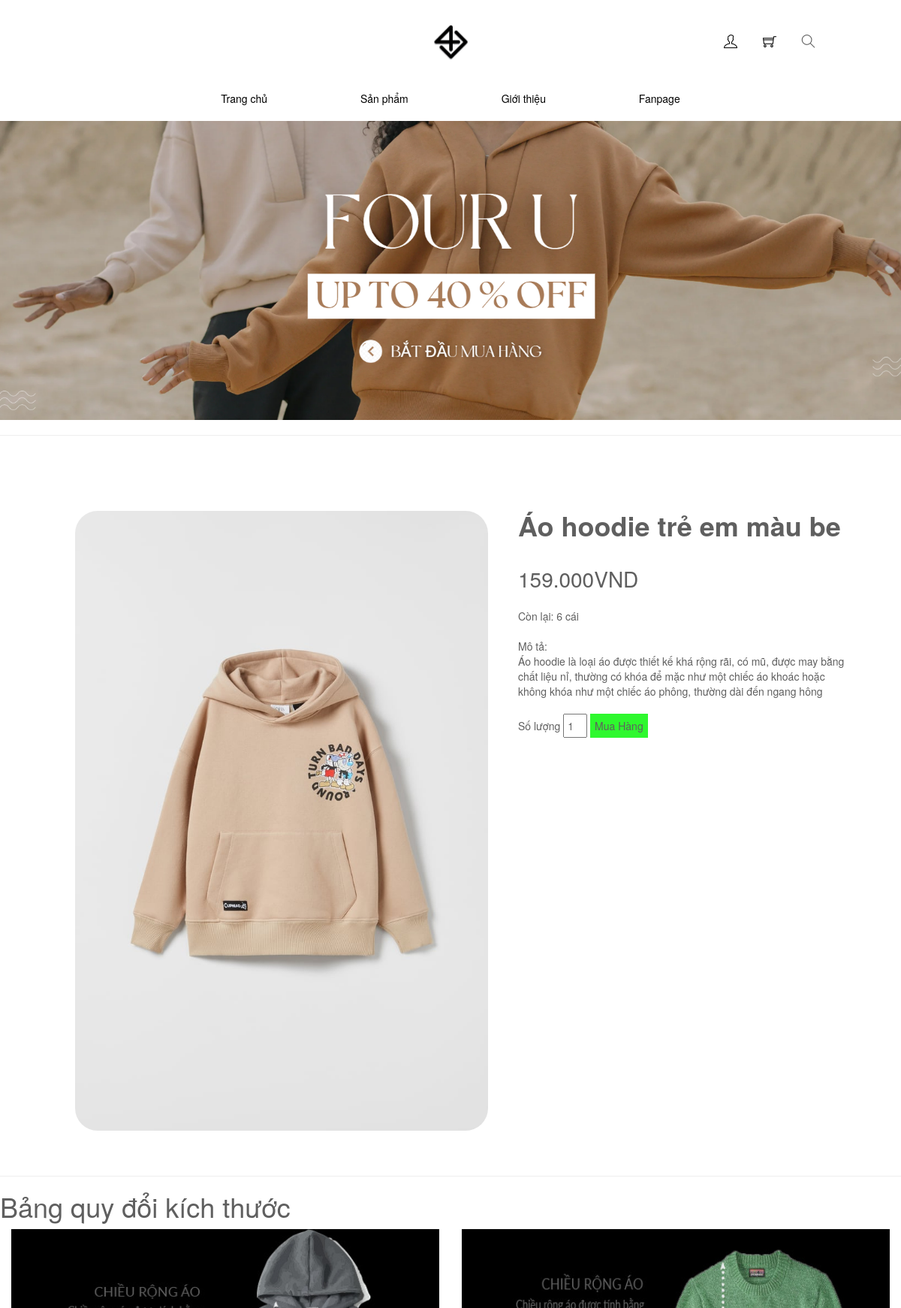
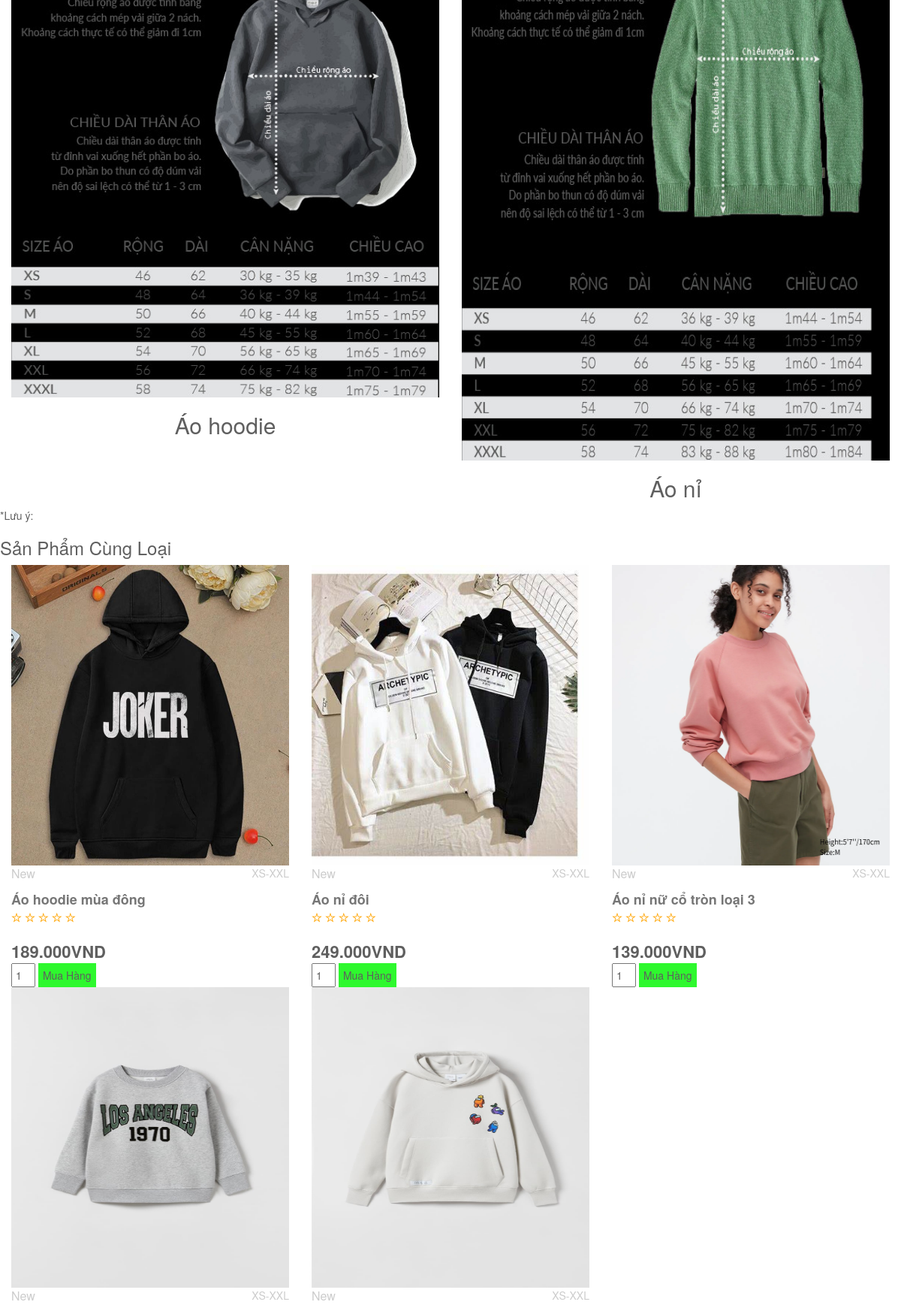
The page /index.php?act=sanphamct&ma_hh=43 (upper part) on the database its author committed (2 pictures, top to bottom).
### tables this page shows
CREATE TABLE `hang_hoa` (
  `ma_hh` int(11) NOT NULL,
  `ten_hh` varchar(255) NOT NULL,
  `don_gia` int(10) NOT NULL,
  `hinh_anh` varchar(50) DEFAULT NULL,
  `ngay_nhap` date DEFAULT NULL,
  `mo_ta` text DEFAULT NULL,
  `so_luong` int(10) NOT NULL,
  `luotxem` int(11) NOT NULL,
  `id_danhmuc` int(11) NOT NULL
);

### global.php (called while the page is built, shortened)
<?php
    $ROOT_URL = "/fouru";
    $CONTENT_URL = "$ROOT_URL/content";
    $img_path="upload/";
?>

### model/pdo.php (called while the page is built, shortened)
<?php
    function pdo_get_connection(){
        $severname = "localhost";
        $username = "root";
        $password = "";
        try {
            $conn = new PDO("mysql:host=$severname; dbname=fouru", $username, $password);
            $conn->setAttribute(PDO::ATTR_ERRMODE, PDO::ERRMODE_EXCEPTION);
            return $conn;
        } catch(PDOException $e) {
            echo "Lỗi kết nối!!!" . $e->getMessage();
        }
    }
    function pdo_query($sql) {
        $sql_args = array_slice(func_get_args(), 1);
        try {
            $conn = pdo_get_connection();
            $stmt = $conn->prepare($sql);
            $stmt->execute($sql_args);
            $rows = $stmt->fetchAll();
            return $rows;
        }
        catch(PDOException $e) {
            throw $e;
        }
        finally {
            unset($conn);
        }
    }
    function pdo_query_one($sql) {
        $sql_args = array_slice(func_get_args(), 1);
        try {
            $conn = pdo_get_connection();
            $stmt = $conn->prepare($sql);
            $stmt->execute($sql_args);
            $row = $stmt->fetch(PDO::FETCH_ASSOC);
            return $row;
        }
        catch(PDOException $e) {
            throw $e;
        }
        finally {
            unset($conn);
        }
    }
?>

### model/hang_hoa.php (called while the page is built, shortened)
<?php
    function loadall_hang_hoa($keyw="",$id_danhmuc=0){
        $sql="select * from hang_hoa where 1";
        $sql.=" order by ma_hh desc";
        $listhang_hoa=pdo_query($sql);
        return $listhang_hoa;
    }
    function loadall_hang_hoa_home(){
        $sql="select * from hang_hoa where 1 order by ma_hh desc limit 0,16";
        $listhang_hoa=pdo_query($sql);
        return $listhang_hoa;
    }
    function loadone_hang_hoa($ma_hh){
        $sql="select * from hang_hoa where ma_hh=".$ma_hh;
        $sp=pdo_query_one($sql);
        return $sp;
    }
    function load_hang_hoa_cungloai($ma_hh,$id_danhmuc){
        $sql="select * from hang_hoa where id_danhmuc=".$id_danhmuc." AND ma_hh <> ".$ma_hh;
        $listhang_hoa=pdo_query($sql);
        return $listhang_hoa;
    }
?>

### khachhang/sanphamct.php (the view, shortened to what this page needs)
<!DOCTYPE html>
<html lang="en">
<head>
    <link rel="stylesheet" href="<?=$CONTENT_URL?>/bootstrap-3.4.1-dist/css/bootstrap.css">
    <link rel="stylesheet" href="<?=$CONTENT_URL?>/themify-icons/themify-icons.css">
</head>
<body>
    <section class="product">
        <div class="sanphamct">
            <?php
                extract($onesp);
            ?>
        <hr><br><br><br>
            <div style="margin-left:100px;" class="sanpham">
                <?php
                    $hinh_anh=$img_path.$hinh_anh;
                    echo '
                    <img style="width:50%; border-radius:30px; float:left; margin-right:40px;" src="'.$hinh_anh.'" alt="">
                    <div style="margin-right:60px;" class="box">
                        <h1 style="font-weight:bold;">'.$ten_hh.'</h1>
                        <br>
                        <span style="font-size:28px;">'.number_format($don_gia,0, ',', '.').'VND</span><br><br>
                        <span>Còn lại: '.$so_luong.' cái</span><br><br>
                        <div class="box-mota">Mô tả:<br> '.$mo_ta.'</div>
                        <br>
                        <form action="index.php?act=addtocart" method="post">
                            <input type="hidden" name="ma_hh" value="'.$ma_hh.'">
                            <input type="hidden" name="ten_hh" value="'.$ten_hh.'">
                            <input type="hidden" name="hinh_anh" value="'.$hinh_anh.'">
                            <input type="hidden" name="don_gia" value="'.$don_gia.'">
                            <div id="field1">
                            <span>Số lượng</span>
                            <input style="padding:4px; width:32px;" type="number" name="so_luong" id="1" value="1" min="1" max="10" />
                            <input style="padding:6px; background-color:#2ef82e; border:none;" type="submit" name="addtocart" value="Mua Hàng" class="btn-2">
                            </div>
                        </form>
                    </div>
                    <div style="clear:both;"></div>
                    ';
                ?>
            </div>
            <br><br><hr>
            <h1>Bảng quy đổi kích thước</h1>
            <div>
                <div class="col-md-6">
                    <img style="width:100%;" src="<?=$CONTENT_URL?>/assets/img/quydoihoodie.png">
                    <h2 style="text-align:center;">Áo hoodie</h2>
                </div>
                <div class="col-md-6">
                    <img style="width:100%; height:718px;" src="<?=$CONTENT_URL?>/assets/img/quydoini.png">
                    <h2 style="text-align:center;">Áo nỉ</h2>
                </div>
            </div>
            <span>*Lưu ý: </span>
            <h3>Sản Phẩm Cùng Loại</h3>
            <div>
                <?php
                    $i=0;
                    foreach ($sp_cungloai as $sp_cungloai) {
                        extract($sp_cungloai);
                        $hinh_anh=$img_path.$hinh_anh;
                        $linksp="index.php?act=sanphamct&ma_hh=".$ma_hh;
                        echo'
                            <div class="col-md-4">
                                <div class="box">
                                    <img style="width:100%; height:400px;" src="'.$hinh_anh.'" alt="">
                                    <div style="float:right; color:#ccc;" class="size">XS-XXL</div>
                                    <p style="color: #ccc; font-size: 16px;">New</p>
                                    <a style="color: #767676; font-size:18px; font-weight:bold;" href="'.$linksp.'">'.$ten_hh.'</a><br>
                                    <i class="ti-star" style="color: #FFA400;"></i>
                                    <i class="ti-star" style="color: #FFA400;"></i>
                                    <i class="ti-star" style="color: #FFA400;"></i>
                                    <i class="ti-star" style="color: #FFA400;"></i>
                                    <i class="ti-star" style="color: #FFA400;"></i>
                                    <br><br>
                                    <span style="font-size:22px; font-weight:bold;">'.number_format($don_gia,0, ',', '.').'VND</span>
                                    <form action="index.php?act=addtocart" method="post">
                                        <input type="hidden" name="ma_hh" value="'.$ma_hh.'">
                                        <input type="hidden" name="ten_hh" value="'.$ten_hh.'">
                                        <input type="hidden" name="hinh_anh" value="'.$hinh_anh.'">
                                        <input type="hidden" name="don_gia" value="'.$don_gia.'">
                                        <div class="soluong">
                                        <input style="width:32px; padding:4px;" type="number" name="so_luong" min="1" max="10" value="1">
                                        <input style="padding:6px; background-color:#2ef82e; border:none;" type="submit" name="addtocart" value="Mua Hàng" class="btn-3">
                                        </div>
                                    </form>
                                </div>
                            </div>';
                    $i+=1;
                    if($i>4){
                        break;
                    }
                    }
                ?>
            </div>
        </div>
    </section>
</body>
</html>

### content/assets/style.css (style rules this page uses)
* { margin: 0; padding: 0; box-sizing: border-box; }
body { color: #5f5f5f; }
a { color: #000; text-decoration: none; }

### rows shown on the page
hang_hoa: ten_hh "Áo hoodie trẻ em màu be", don_gia "159.000", so_luong "6", mo_ta "Áo hoodie là loại áo được thiết kế khá rộng rãi, có mũ, được may bằng chất liệu nỉ, thường có khóa để mặc như một chiếc áo khoác hoặc không khóa như một chiếc áo phông, thường dài đến ngang hông"
hang_hoa: shows a picture, ten_hh "Áo hoodie mùa đông", don_gia "189.000"
hang_hoa: shows a picture, ten_hh "Áo nỉ đôi", don_gia "249.000"
hang_hoa: shows a picture, ten_hh "Áo nỉ nữ cổ tròn loại 3", don_gia "139.000"
hang_hoa: shows a picture
hang_hoa: shows a picture
